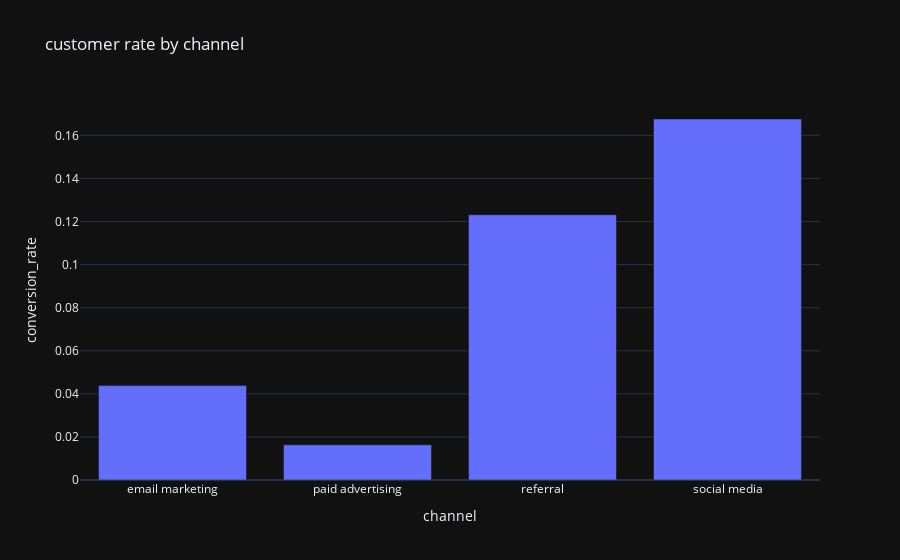

Source (notebook cell):
### Code cell
conversion_by_channel = data.groupby('channel')['conversion_rate'].mean().reset_index()

fig= px.bar(conversion_by_channel,x = "channel" , y = "conversion_rate" , title = 'customer rate by channel')
fig.show()

### Figure 1 — Plotly figure (JSON) as saved in the notebook; plotly's stock layout.template omitted (floating-point values rounded to 4 significant figures)
{"data": [{"alignmentgroup": "True", "hovertemplate": "channel=%{x}<br>conversion_rate=%{y}<extra></extra>", "legendgroup": "", "marker": {"color": "#636efa", "pattern": {"shape": ""}}, "name": "", "offsetgroup": "", "orientation": "v", "showlegend": false, "textposition": "auto", "type": "bar", "x": ["email marketing", "paid advertising", "referral", "social media"], "xaxis": "x", "y": [0.04382, 0.01634, 0.1231, 0.1676], "yaxis": "y"}], "layout": {"autosize": true, "barmode": "relative", "legend": {"tracegroupgap": 0}, "title": {"text": "customer rate by channel"}, "xaxis": {"anchor": "y", "autorange": true, "domain": [0, 1], "range": [-0.5, 3.5], "title": {"text": "channel"}, "type": "category"}, "yaxis": {"anchor": "x", "autorange": true, "domain": [0, 1], "range": [0, 0.1764], "title": {"text": "conversion_rate"}, "type": "linear"}}}
